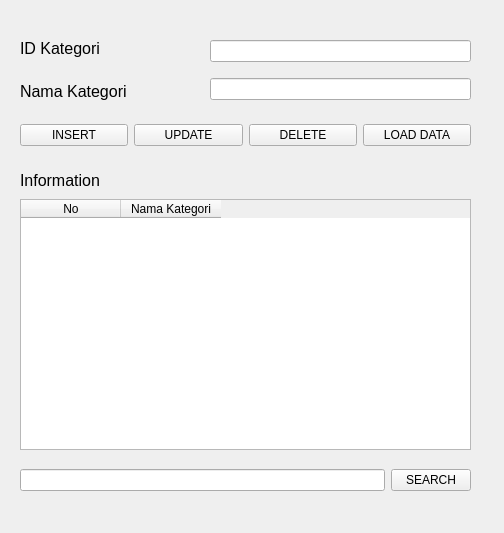
<?xml version="1.0" encoding="UTF-8"?>
<ui version="4.0">
 <class>Form</class>
 <widget class="QWidget" name="Form">
  <property name="geometry">
   <rect>
    <x>0</x>
    <y>0</y>
    <width>504</width>
    <height>533</height>
   </rect>
  </property>
  <property name="windowTitle">
   <string>Form</string>
  </property>
  <widget class="QWidget" name="verticalLayoutWidget">
   <property name="geometry">
    <rect>
     <x>20</x>
     <y>30</y>
     <width>191</width>
     <height>80</height>
    </rect>
   </property>
   <layout class="QVBoxLayout" name="verticalLayout">
    <item>
     <widget class="QLabel" name="label">
      <property name="font">
       <font>
        <pointsize>12</pointsize>
       </font>
      </property>
      <property name="text">
       <string>ID Kategori</string>
      </property>
     </widget>
    </item>
    <item>
     <widget class="QLabel" name="label_2">
      <property name="font">
       <font>
        <pointsize>12</pointsize>
       </font>
      </property>
      <property name="text">
       <string>Nama Kategori</string>
      </property>
     </widget>
    </item>
   </layout>
  </widget>
  <widget class="QWidget" name="verticalLayoutWidget_2">
   <property name="geometry">
    <rect>
     <x>210</x>
     <y>30</y>
     <width>261</width>
     <height>80</height>
    </rect>
   </property>
   <layout class="QVBoxLayout" name="verticalLayout_2">
    <item>
     <widget class="QLineEdit" name="lineEdit"/>
    </item>
    <item>
     <widget class="QLineEdit" name="lineEdit_2"/>
    </item>
   </layout>
  </widget>
  <widget class="QWidget" name="horizontalLayoutWidget">
   <property name="geometry">
    <rect>
     <x>20</x>
     <y>110</y>
     <width>451</width>
     <height>51</height>
    </rect>
   </property>
   <layout class="QHBoxLayout" name="horizontalLayout">
    <item>
     <widget class="QPushButton" name="pushButton">
      <property name="text">
       <string>INSERT</string>
      </property>
     </widget>
    </item>
    <item>
     <widget class="QPushButton" name="pushButton_2">
      <property name="text">
       <string>UPDATE</string>
      </property>
     </widget>
    </item>
    <item>
     <widget class="QPushButton" name="pushButton_3">
      <property name="text">
       <string>DELETE</string>
      </property>
     </widget>
    </item>
    <item>
     <widget class="QPushButton" name="pushButton_4">
      <property name="text">
       <string>LOAD DATA</string>
      </property>
     </widget>
    </item>
   </layout>
  </widget>
  <widget class="QWidget" name="horizontalLayoutWidget_2">
   <property name="geometry">
    <rect>
     <x>20</x>
     <y>199</y>
     <width>451</width>
     <height>251</height>
    </rect>
   </property>
   <layout class="QHBoxLayout" name="horizontalLayout_2">
    <item>
     <widget class="QTableWidget" name="tableWidget">
      <column>
       <property name="text">
        <string>No</string>
       </property>
      </column>
      <column>
       <property name="text">
        <string>Nama Kategori</string>
       </property>
      </column>
     </widget>
    </item>
   </layout>
  </widget>
  <widget class="QWidget" name="horizontalLayoutWidget_3">
   <property name="geometry">
    <rect>
     <x>20</x>
     <y>450</y>
     <width>451</width>
     <height>61</height>
    </rect>
   </property>
   <layout class="QHBoxLayout" name="horizontalLayout_3">
    <item>
     <widget class="QLineEdit" name="lineEdit_3"/>
    </item>
    <item>
     <widget class="QPushButton" name="pushButton_5">
      <property name="text">
       <string>SEARCH</string>
      </property>
     </widget>
    </item>
   </layout>
  </widget>
  <widget class="QLabel" name="label_3">
   <property name="geometry">
    <rect>
     <x>20</x>
     <y>160</y>
     <width>451</width>
     <height>40</height>
    </rect>
   </property>
   <property name="font">
    <font>
     <pointsize>12</pointsize>
    </font>
   </property>
   <property name="text">
    <string>Information</string>
   </property>
  </widget>
 </widget>
 <resources/>
 <connections/>
</ui>
